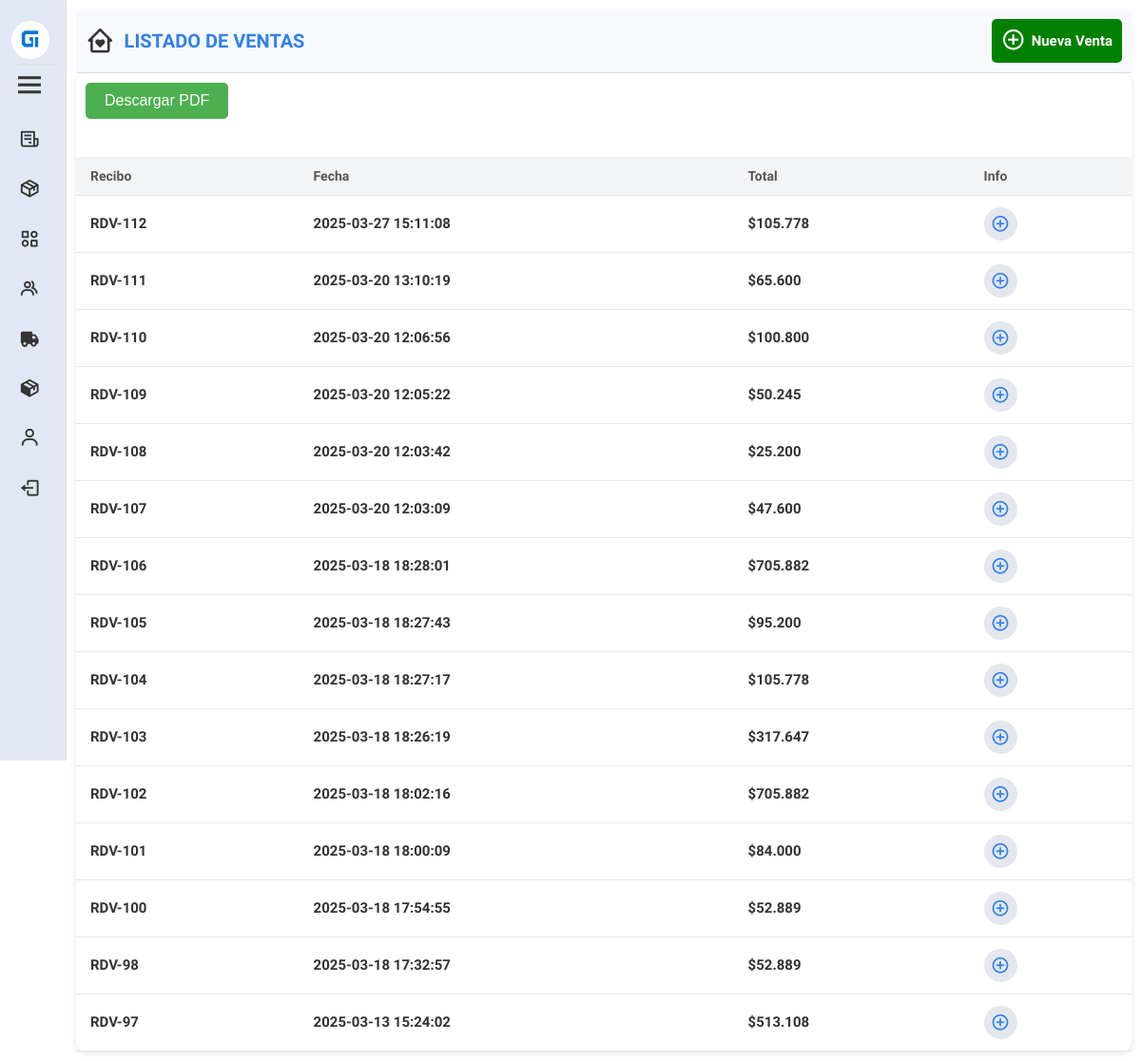
The app's page /ver_ventas.php (signed in) with its own data.
### tables this page shows
CREATE TABLE `ventas` (
  `cont_venta` int(11) NOT NULL,
  `descripcion` varchar(200) DEFAULT NULL,
  `total_venta` float DEFAULT NULL,
  `metodo_pago` varchar(50) DEFAULT NULL,
  `documento_cliente` int(11) DEFAULT NULL,
  `iva` tinyint(1) DEFAULT NULL,
  `tiempo_registro` datetime NOT NULL,
  `documento_operador` varchar(12) NOT NULL,
  `estado` varchar(10) NOT NULL,
  `recibido` decimal(10,2) DEFAULT NULL,
  `cambio` decimal(10,2) DEFAULT NULL
);

### ver_ventas.php (the view, shortened to what this page needs)
<?php
require 'pdo.php';
$estado = 'activo';
$stmt = $pdo->prepare('
     SELECT `cont_venta`, `total_venta`, `tiempo_registro` FROM `ventas` WHERE `estado` = :activo ORDER BY `cont_venta` DESC LIMIT 15;
');
$stmt->bindParam(':activo', $estado);
$stmt->execute();
$ventas = $stmt->fetchAll(PDO::FETCH_OBJ);
?>
<!DOCTYPE html>
<html lang="es">
<head>
    <link href='https://unpkg.com/boxicons@2.1.4/css/boxicons.min.css' rel='stylesheet'>
    <link href="https://cdn.lineicons.com/4.0/lineicons.css" rel="stylesheet">
    <link rel="stylesheet" href="style/css/ver_ventas.css">
    <link rel="stylesheet" href="style/css/menu.css">
</head>
<body>
<aside class="aside active" id="aside">
        <div class="head">
            <div class="profile">
                <img src="style/images/logo_gestion.png" alt="Gestión de Inventario - Logo">
            </div>
            <i class='bx bx-menu' id="menu"></i>
        </div>
        <div class="options">
            <a id="" href="ver_ventas.php" class="tooltip" data-tooltip="Ventas">
                <div>
                    <i class='bx bx-receipt'></i>
                </div>
            </a>
            <a id="" href="ver_productos.php" class="tooltip" data-tooltip="Productos">
                <div>
                    <i class='bx bx-package'></i>
                </div>
            </a>
            <a id="" href="ver_categorias.php" class="tooltip" data-tooltip="Categorias">
                <div>
                    <i class='bx bx-category-alt'></i>
                </div>
            </a>
            <a id="" href="ver_clientes.php" class="tooltip" data-tooltip="Clientes">
                <div>
                    <i class='bx bx-group'></i>
                </div>
            </a>
            <?php if ($_SESSION['rol'] === 'superadmin' || $_SESSION['rol'] === 'administrador') : ?>
                <a id="" href="ver_proveedores.php" class="tooltip" data-tooltip="Proveedores">
                    <div>
                        <i class='bx bxs-truck'></i>
                    </div>
                </a>
            <?php endif; ?>
            <?php if ($_SESSION['rol'] === 'superadmin' || $_SESSION['rol'] === 'administrador') : ?>
                <a id="" href="ver_compras_proveedores.php" class="tooltip" data-tooltip="Compras">
                    <div>
                        <i class='bx bxs-package'></i>
                    </div>
                </a>
            <?php endif; ?>
            <?php if ($_SESSION['rol'] === 'superadmin' || $_SESSION['rol'] === 'administrador') : ?>
                <a id="" href="ver_usuarios.php" class="tooltip" data-tooltip="Usuarios">
                    <div>
                        <i class='bx bx-user'></i>
                    </div>
                </a>
            <?php endif; ?>
            <a class="links tooltip" href="logout.php"  data-tooltip="Cerrar sesión">
                <div>
                    <i class='bx bx-log-out'></i>
                </div>
            </a>
        </div>
    </aside>
    <main id="inicio">
        <section id="barra">
            <div id="atras">
                <a href="home.php">
                    <i class='bx bx-home-heart'></i>
                </a>
                <h4>LISTADO DE VENTAS</h4>
            </div>
            <a id="add_venta" href="carrito.html">
                <i class='bx bx-plus-circle'></i>
                <p>Nueva Venta</p>
            </a>
        </section>
        <section id="datos">
            <a href="generar_pdf.php" class="descargar-pdf">
                <button>Descargar PDF</button>
            </a>
            <?php if ($ventas): ?>
                <table id="datos_ventas">
                    <thead>
                        <tr>
                            <th>Recibo</th>
                            <th>Fecha</th>
                            <th>Total</th>
                            <th>Info</th>
                        </tr>
                    </thead>
                    <tbody>
                        <?php foreach ($ventas as $venta): ?>
                            <tr>
                                <td><?= "RDV-" .htmlspecialchars($venta->cont_venta) ?></td>
                                <td><?= htmlspecialchars($venta->tiempo_registro) ?></td>
                                <td>$<?= number_format($venta->total_venta, 0, ',', '.') ?></td>
                                <td id="icono_info">
                                    <a href="#" class="verMasVenta" data-id="<?= $venta->cont_venta ?>">
                                        <i class='bx bx-plus-circle'></i>
                                    </a>
                                </td>
                            </tr>
                        <?php endforeach; ?>
                    </tbody>
                </table>
            <?php else: ?>
                <p>Aún no hay ventas registradas para ver.</p>
            <?php endif; ?>
        </section>
    </main>
</body>
</html>

### style/css/ver_ventas.css (style rules this page uses)
a#add_venta { display: flex; justify-content: space-between; font-size: 1.2em; text-decoration: none; color: #fff; background-color: green; padding: 10px; border-radius: 5px; align-items: center; }
a#add_venta i { margin: 0 6px 0 0; font-size: 1.2em; }
a#add_venta p { font-size: 15px; margin: 0; }
section#datos { background: #fff; padding: 0; border-radius: 10px; box-shadow: 0 2px 6px rgba(0, 0, 0, 0.1); }
table#datos_ventas { width: 100%; border-collapse: collapse; margin-top: 30px; }
table#datos_ventas th { background: #F3F4F6; font-size: 14px; color: #555; text-transform: uppercase; }
table#datos_ventas td { font-size: 15px; color: #333; }
table#datos_ventas th, table#datos_ventas td { padding: 12px 15px; text-align: left; border-bottom: 1px solid #E4E7EC; text-transform: capitalize; }
table#datos_ventas a { text-decoration: none; color: #2F80ED; font-size: 16px; display: flex; align-items: center; justify-content: center; width: 35px; height: 35px; border-radius: 50%; background: #E4E7EC; transition: background 0.3s, transform 0.2s; }
table#datos_ventas i { font-size: 20px; }
.descargar-pdf button { background-color: #4CAF50; color: white; padding: 10px 20px; border: none; border-radius: 5px; cursor: pointer; font-size: 16px; margin: 10px; }

### style/css/menu.css (style rules this page uses)
* { box-sizing: border-box; transition: all 0.3s ease-in-out; }
body, html { margin: 0; padding: 0; }
body { font-family: "Nunito Sans", serif; font-size: 18px; font-weight: 600; }
.aside { width: 300px; height: 100vh; background: #E2E8F3; color: #333; position: fixed; transition: 0.3s ease-in-out; overflow: hidden; border-right: 1px solid #E0E0E0; overflow-y: auto; }
.aside.active { width: 70px; transition: all 0.4s ease; }
.head { display: flex; align-items: flex-start; justify-content: space-between; flex-direction: column; padding: 10px; }
.profile { display: flex; align-items: center; border-bottom: 1px solid #E0E0E0; margin: 10px 0 0 0; width: 100%; }
.head img { width: 40px; height: 40px; border-radius: 50%; margin: 2px 2px 5px 2px; }
#menu { color: #333; font-size: 2em; cursor: pointer; transition: 0.3s; margin: 3px; }
.options a { padding: 15px 20px; display: flex; align-items: center; transition: 0.3s; font-family: "Nunito Sans", serif; text-decoration: none; }
.options div { color: #333; display: flex; align-items: center; width: 100%; }
.options i { margin-right: 15px; font-size: 1.4rem; }
main { margin-left: 300px; padding: 10px; transition: 0.3s; }
.aside.active ~ main { margin-left: 70px; }
section#barra { display: flex; justify-content: space-between; align-items: center; padding: 10px; background-color: #f7f9fc; border-bottom: 1px solid #e0e0e0; flex-wrap: wrap; }
div#atras { display: flex; align-items: center; gap: 10px; }
div#atras a { text-decoration: none; color: #333; font-size: 1.7em; display: flex; }
div#atras h4 { margin: 0; font-size: 20px; color: #2F80ED; }
.tooltip { position: relative; display: inline-block; cursor: pointer; }
.tooltip::after { content: attr(data-tooltip); position: absolute; left: 50%; bottom: 120%; transform: translateX(-50%); background-color: #333; color: #fff; padding: 5px 8px; border-radius: 6px; white-space: nowrap; font-size: 12px; opacity: 0; pointer-events: none; transition: opacity 0.3s ease; z-index: 1000; }

### records on screen
ventas: cont_venta "112", tiempo_registro "2025-03-27 15:11:08", total_venta "105.778"
ventas: cont_venta "111", tiempo_registro "2025-03-20 13:10:19", total_venta "65.600"
ventas: cont_venta "110", tiempo_registro "2025-03-20 12:06:56", total_venta "100.800"
ventas: cont_venta "109", tiempo_registro "2025-03-20 12:05:22", total_venta "50.245"
ventas: cont_venta "108", tiempo_registro "2025-03-20 12:03:42", total_venta "25.200"
ventas: cont_venta "107", tiempo_registro "2025-03-20 12:03:09", total_venta "47.600"
ventas: cont_venta "106", tiempo_registro "2025-03-18 18:28:01", total_venta "705.882"
ventas: cont_venta "105", tiempo_registro "2025-03-18 18:27:43", total_venta "95.200"
ventas: cont_venta "104", tiempo_registro "2025-03-18 18:27:17", total_venta "105.778"
ventas: cont_venta "103", tiempo_registro "2025-03-18 18:26:19", total_venta "317.647"
ventas: cont_venta "102", tiempo_registro "2025-03-18 18:02:16", total_venta "705.882"
ventas: cont_venta "101", tiempo_registro "2025-03-18 18:00:09", total_venta "84.000"
ventas: cont_venta "100", tiempo_registro "2025-03-18 17:54:55", total_venta "52.889"
ventas: cont_venta "98", tiempo_registro "2025-03-18 17:32:57", total_venta "52.889"
ventas: cont_venta "97", tiempo_registro "2025-03-13 15:24:02", total_venta "513.108"
